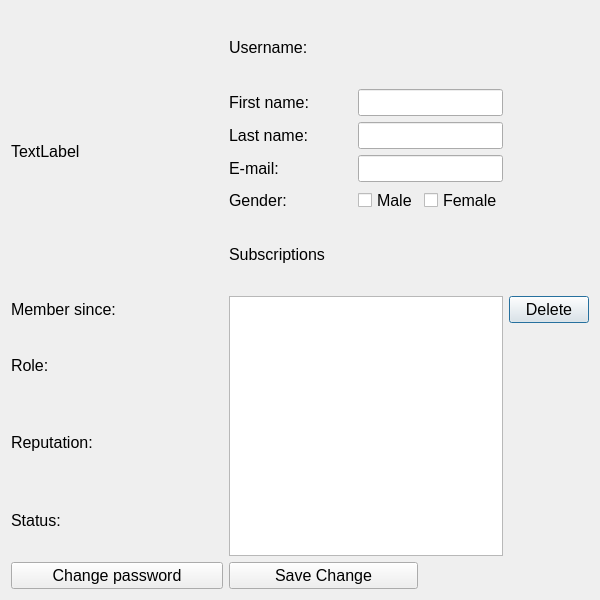
<?xml version="1.0" encoding="UTF-8"?>
<ui version="4.0">
 <class>Editprofile</class>
 <widget class="QDialog" name="Editprofile">
  <property name="geometry">
   <rect>
    <x>0</x>
    <y>0</y>
    <width>600</width>
    <height>600</height>
   </rect>
  </property>
  <property name="windowTitle">
   <string>Dialog</string>
  </property>
  <layout class="QGridLayout" name="gridLayout">
   <item row="0" column="5">
    <widget class="QLabel" name="editprofile_usernameLabel">
     <property name="font">
      <font>
       <family>Arial</family>
       <pointsize>12</pointsize>
      </font>
     </property>
     <property name="text">
      <string>Username:</string>
     </property>
    </widget>
   </item>
   <item row="0" column="6" colspan="2">
    <widget class="QLabel" name="editprofile_UsernameLabelText">
     <property name="font">
      <font>
       <family>Arial</family>
       <pointsize>12</pointsize>
      </font>
     </property>
     <property name="text">
      <string/>
     </property>
    </widget>
   </item>
   <item row="1" column="0" rowspan="4" colspan="5">
    <widget class="QLabel" name="editprofile_pictureLabel">
     <property name="font">
      <font>
       <family>Arial</family>
       <pointsize>12</pointsize>
      </font>
     </property>
     <property name="text">
      <string>TextLabel</string>
     </property>
    </widget>
   </item>
   <item row="1" column="5" colspan="2">
    <widget class="QLabel" name="editprofile_fnameLabel">
     <property name="font">
      <font>
       <family>Arial</family>
       <pointsize>12</pointsize>
      </font>
     </property>
     <property name="text">
      <string>First name:</string>
     </property>
    </widget>
   </item>
   <item row="1" column="7" colspan="2">
    <widget class="QLineEdit" name="editprofile_fnameLineEdit">
     <property name="font">
      <font>
       <family>Arial</family>
       <pointsize>12</pointsize>
      </font>
     </property>
    </widget>
   </item>
   <item row="2" column="5" colspan="2">
    <widget class="QLabel" name="edit_lnameLabel">
     <property name="font">
      <font>
       <family>Arial</family>
       <pointsize>12</pointsize>
      </font>
     </property>
     <property name="text">
      <string>Last name:</string>
     </property>
    </widget>
   </item>
   <item row="2" column="7" colspan="2">
    <widget class="QLineEdit" name="editprofile_lnameLineEdit">
     <property name="font">
      <font>
       <family>Arial</family>
       <pointsize>12</pointsize>
      </font>
     </property>
    </widget>
   </item>
   <item row="3" column="5">
    <widget class="QLabel" name="editprofile_emailLabel">
     <property name="font">
      <font>
       <family>Arial</family>
       <pointsize>12</pointsize>
      </font>
     </property>
     <property name="text">
      <string>E-mail:</string>
     </property>
    </widget>
   </item>
   <item row="3" column="7" colspan="2">
    <widget class="QLineEdit" name="editprofile_emailLineEdit">
     <property name="sizeIncrement">
      <size>
       <width>0</width>
       <height>0</height>
      </size>
     </property>
     <property name="baseSize">
      <size>
       <width>0</width>
       <height>0</height>
      </size>
     </property>
     <property name="font">
      <font>
       <family>Arial</family>
       <pointsize>12</pointsize>
      </font>
     </property>
     <property name="maxLength">
      <number>32767</number>
     </property>
     <property name="readOnly">
      <bool>false</bool>
     </property>
    </widget>
   </item>
   <item row="4" column="5" colspan="2">
    <widget class="QLabel" name="editprofile_genderLabel">
     <property name="font">
      <font>
       <family>Arial</family>
       <pointsize>12</pointsize>
      </font>
     </property>
     <property name="text">
      <string>Gender:</string>
     </property>
    </widget>
   </item>
   <item row="4" column="7">
    <widget class="QCheckBox" name="editprofile_maleCheckBox">
     <property name="font">
      <font>
       <family>Arial</family>
       <pointsize>12</pointsize>
      </font>
     </property>
     <property name="text">
      <string>Male</string>
     </property>
    </widget>
   </item>
   <item row="4" column="8">
    <widget class="QCheckBox" name="editprofile_femaleCheckBox">
     <property name="font">
      <font>
       <family>Arial</family>
       <pointsize>12</pointsize>
      </font>
     </property>
     <property name="text">
      <string>Female</string>
     </property>
    </widget>
   </item>
   <item row="5" column="5" colspan="3">
    <widget class="QLabel" name="editprofile_subscribeLabel">
     <property name="font">
      <font>
       <family>Arial</family>
       <pointsize>12</pointsize>
      </font>
     </property>
     <property name="text">
      <string>Subscriptions</string>
     </property>
    </widget>
   </item>
   <item row="6" column="0" colspan="4">
    <widget class="QLabel" name="eidtprofile_memberLabel">
     <property name="font">
      <font>
       <family>Arial</family>
       <pointsize>12</pointsize>
      </font>
     </property>
     <property name="text">
      <string>Member since:</string>
     </property>
    </widget>
   </item>
   <item row="6" column="4">
    <widget class="QLabel" name="editprofile_memberSinceLabel">
     <property name="font">
      <font>
       <family>Arial</family>
       <pointsize>12</pointsize>
      </font>
     </property>
     <property name="text">
      <string/>
     </property>
    </widget>
   </item>
   <item row="6" column="5" rowspan="4" colspan="4">
    <widget class="QListWidget" name="editprofile_subscribeListWidget">
     <property name="font">
      <font>
       <family>Arial</family>
       <pointsize>12</pointsize>
      </font>
     </property>
    </widget>
   </item>
   <item row="6" column="9">
    <widget class="QPushButton" name="editprofile_deletePushButton">
     <property name="font">
      <font>
       <family>Arial</family>
       <pointsize>12</pointsize>
      </font>
     </property>
     <property name="text">
      <string>Delete</string>
     </property>
    </widget>
   </item>
   <item row="7" column="0">
    <widget class="QLabel" name="editprofile_roleLabel">
     <property name="font">
      <font>
       <family>Arial</family>
       <pointsize>12</pointsize>
      </font>
     </property>
     <property name="text">
      <string>Role:</string>
     </property>
    </widget>
   </item>
   <item row="7" column="1" colspan="4">
    <widget class="QLabel" name="editprofile_roleDataLabel">
     <property name="font">
      <font>
       <family>Arial</family>
       <pointsize>12</pointsize>
      </font>
     </property>
     <property name="text">
      <string/>
     </property>
    </widget>
   </item>
   <item row="8" column="0" colspan="3">
    <widget class="QLabel" name="editprofile_reputationLabel">
     <property name="font">
      <font>
       <family>Arial</family>
       <pointsize>12</pointsize>
      </font>
     </property>
     <property name="text">
      <string>Reputation:</string>
     </property>
    </widget>
   </item>
   <item row="8" column="3" colspan="2">
    <widget class="QLabel" name="editprofile_reputationDataLabel">
     <property name="font">
      <font>
       <family>Arial</family>
       <pointsize>12</pointsize>
      </font>
     </property>
     <property name="text">
      <string/>
     </property>
    </widget>
   </item>
   <item row="9" column="0" colspan="2">
    <widget class="QLabel" name="editprofile_statusLabel">
     <property name="font">
      <font>
       <family>Arial</family>
       <pointsize>12</pointsize>
      </font>
     </property>
     <property name="text">
      <string>Status:</string>
     </property>
    </widget>
   </item>
   <item row="9" column="2" colspan="3">
    <widget class="QLabel" name="editprofile_statusDataLabel">
     <property name="font">
      <font>
       <family>Arial</family>
       <pointsize>12</pointsize>
      </font>
     </property>
     <property name="text">
      <string/>
     </property>
    </widget>
   </item>
   <item row="10" column="0" colspan="5">
    <widget class="QPushButton" name="editprofile_pwdPushButton">
     <property name="font">
      <font>
       <family>Arial</family>
       <pointsize>12</pointsize>
      </font>
     </property>
     <property name="text">
      <string>Change password</string>
     </property>
    </widget>
   </item>
   <item row="10" column="5" colspan="3">
    <widget class="QPushButton" name="editprofile_savePushButton">
     <property name="font">
      <font>
       <family>Arial</family>
       <pointsize>12</pointsize>
      </font>
     </property>
     <property name="text">
      <string>Save Change</string>
     </property>
    </widget>
   </item>
  </layout>
 </widget>
 <resources/>
 <connections/>
</ui>
